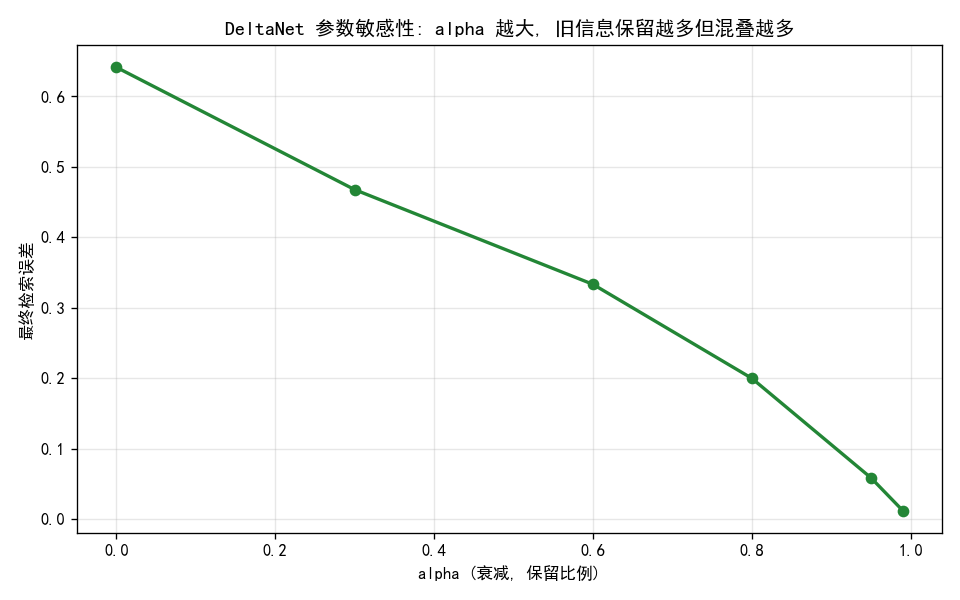

Generate this figure with Python:
# -*- coding: utf-8 -*-
"""参数敏感性图: alpha(decay) 与 beta(write) 对检索精度的影响。

验证 4.1.5: alpha 越大保留越多但混叠越多; beta 越大修正越激进。
"""
from __future__ import annotations

import pathlib
import sys

import matplotlib
matplotlib.use("Agg")
import matplotlib.pyplot as plt
import torch

ROOT = pathlib.Path(__file__).resolve().parents[4]
sys.path.insert(0, str(ROOT / "src"))
sys.path.insert(0, str(ROOT))

from plot_utils import setup_cjk_font
setup_cjk_font()

from models.llm.linear_attn.variants import delta_net_step

OUT = pathlib.Path(__file__).resolve().parent


def sweep_alpha() -> plt.Figure:
    """固定 beta, 扫描 alpha: 看最终检索误差随 alpha 变化。返回 Figure。"""
    B, H, Dk, Dv, T = 1, 1, 8, 4, 30
    torch.manual_seed(1)
    k = torch.randn(B, H, Dk)
    k = k / k.norm(dim=-1, keepdim=True)

    alphas = [0.0, 0.3, 0.6, 0.8, 0.95, 0.99]
    beta = 0.8
    final_errors = []
    for alpha in alphas:
        S = torch.zeros(B, H, Dk, Dv)
        for t in range(T):
            v_true = torch.zeros(B, H, Dv)
            v_true[..., 0] = 1.0 if (t // 10) % 2 == 0 else -1.0
            q = torch.randn(B, H, Dk)
            _, S, _, _ = delta_net_step(S, q, k, v_true,
                                        alpha=alpha, beta=beta)
        retrieved = torch.einsum("bhd,bhdv->bhv", k, S)[..., 0]
        final_errors.append((retrieved - v_true[..., 0]).abs().item())

    fig, ax = plt.subplots(figsize=(8, 5))
    ax.plot(alphas, final_errors, "o-", color="#238636", linewidth=2)
    ax.set_xlabel("alpha (衰减, 保留比例)")
    ax.set_ylabel("最终检索误差")
    ax.set_title("DeltaNet 参数敏感性: alpha 越大, 旧信息保留越多但混叠越多")
    ax.grid(alpha=0.3)
    fig.tight_layout()
    return fig


if __name__ == "__main__":
    fig = sweep_alpha()
    fig.savefig(OUT / "plot_sensitivity.png", dpi=120)
    plt.close(fig)
    print("已生成", OUT / "plot_sensitivity.png")
